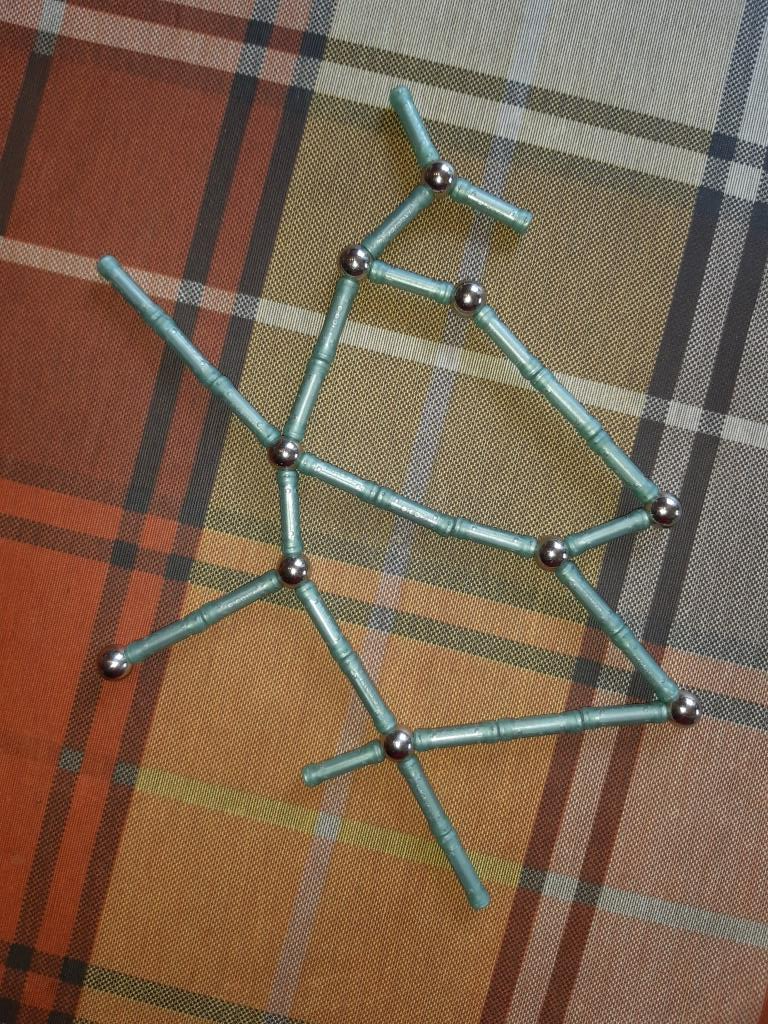
#> input picture task2/images/Expert/10.jpg, 768 x 1024 px; its folder holds only this picture in this run
$ jupyter execute --allow-errors task2_expert.ipynb
#> lines starting #> are read from the running program, lines starting #| are printed output that depends on the picture; after the words box and inside, x2 and y2 are one past the last pixel; in counts of white or black regions, pixels touching at a corner belong together
#> further down, src is the input picture: shape (1024, 768, 3); mean B, G, R 79.5, 99.7, 123.5
[cell 1]
import glob
import numpy as np
import cv2 as cv
from skimage.morphology import skeletonize


from plantcv.plantcv.morphology import prune

from plantcv.plantcv import fill, fill_holes
import networkx as nx

from sknw import build_sknw
from sklearn.metrics.pairwise import euclidean_distances

[cell 2]
def get_skeleton(src):
    gray = cv.cvtColor(src, cv.COLOR_BGR2GRAY) # переход к полутоновому изображению
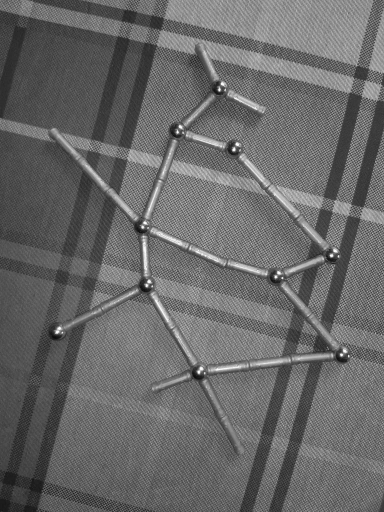
#> gray: shape (1024, 768) (shown at 1/2 size); min 2, max 255, mean 104.5
    hsv = cv.cvtColor(src, cv.COLOR_BGR2HSV)
#> hsv: shape (1024, 768, 3); mean H, S, V 24.9, 99.4, 125.7

    lower_blue = np.array([ 70, 45, 94])
    upper_blue = np.array([120, 200, 255])
    mask = cv.inRange(hsv, lower_blue, upper_blue)
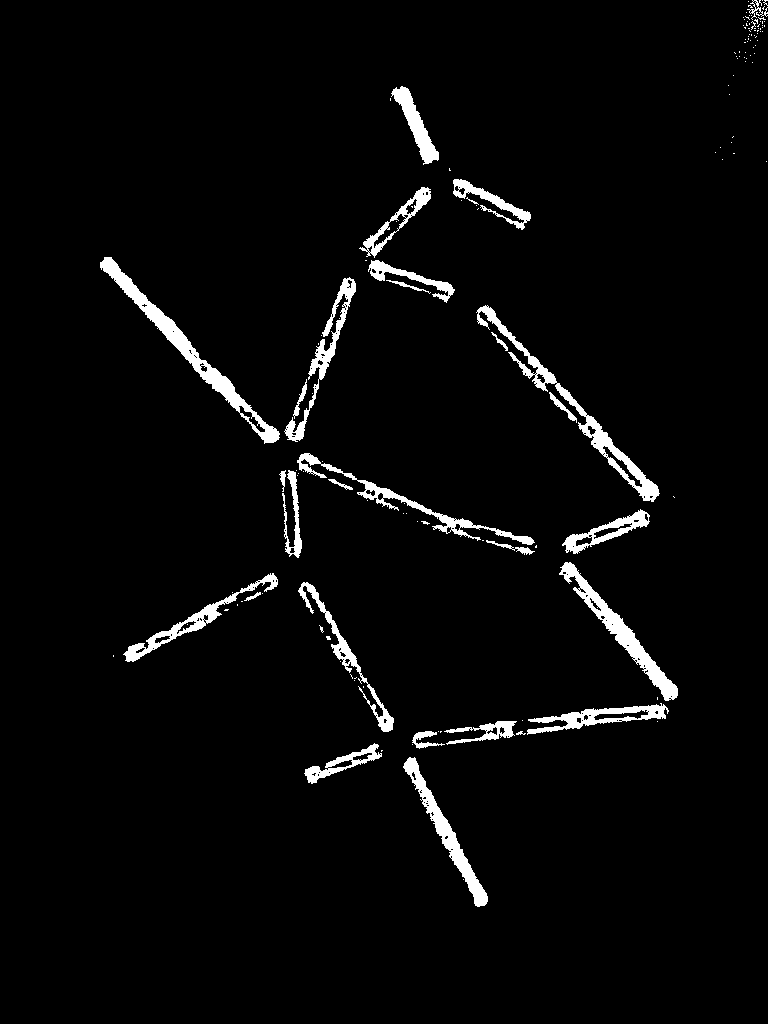
#> mask: shape (1024, 768); 3.4% white; 148 white regions (119 under 20 px), largest, box (x1, y1, x2, y2) and area: (100, 257, 280, 444) 3242, (476, 305, 660, 502) 2853, (559, 562, 678, 701) 2458
    #plt.imshow(mask)
    #plt.show()

    mask = np.clip(mask, 0, 1).astype(np.uint8)
    kernel = cv.getStructuringElement(cv.MORPH_ELLIPSE, (3,3))
    tmp = cv.erode(mask,  kernel, iterations=1)
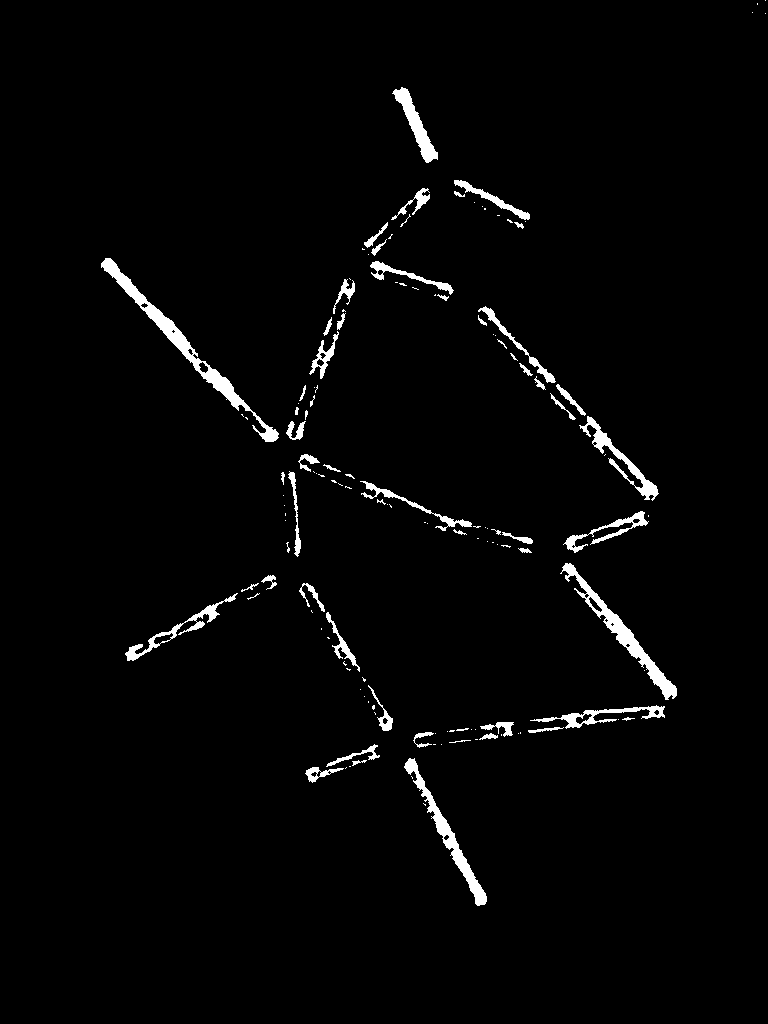
#> tmp: shape (1024, 768); values 0 (black) and 1 (white), 2.3% white; 140 white regions (81 under 20 px), largest, box (x1, y1, x2, y2) and area: (101, 258, 279, 442) 2597, (560, 563, 677, 700) 1942, (404, 758, 487, 906) 1584
    kernel = cv.getStructuringElement(cv.MORPH_ELLIPSE, (10,10))
    tmp = cv.dilate(tmp,  kernel, iterations=5)
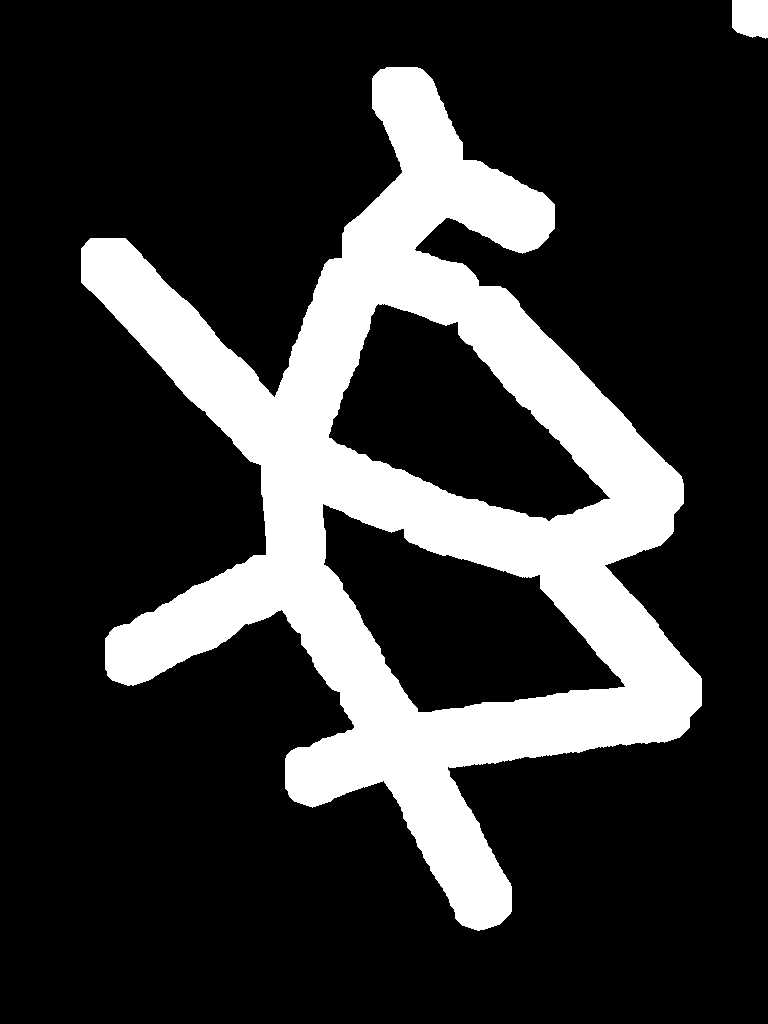
#> tmp: shape (1024, 768); values 0 (black) and 1 (white), 21.3% white; 2 white regions, box (x1, y1, x2, y2) and area: (81, 67, 702, 931) 166533, (732, 0, 768, 39) 1272

    tmp = skeletonize(np.clip(tmp, 0, 1)).astype(np.uint8)
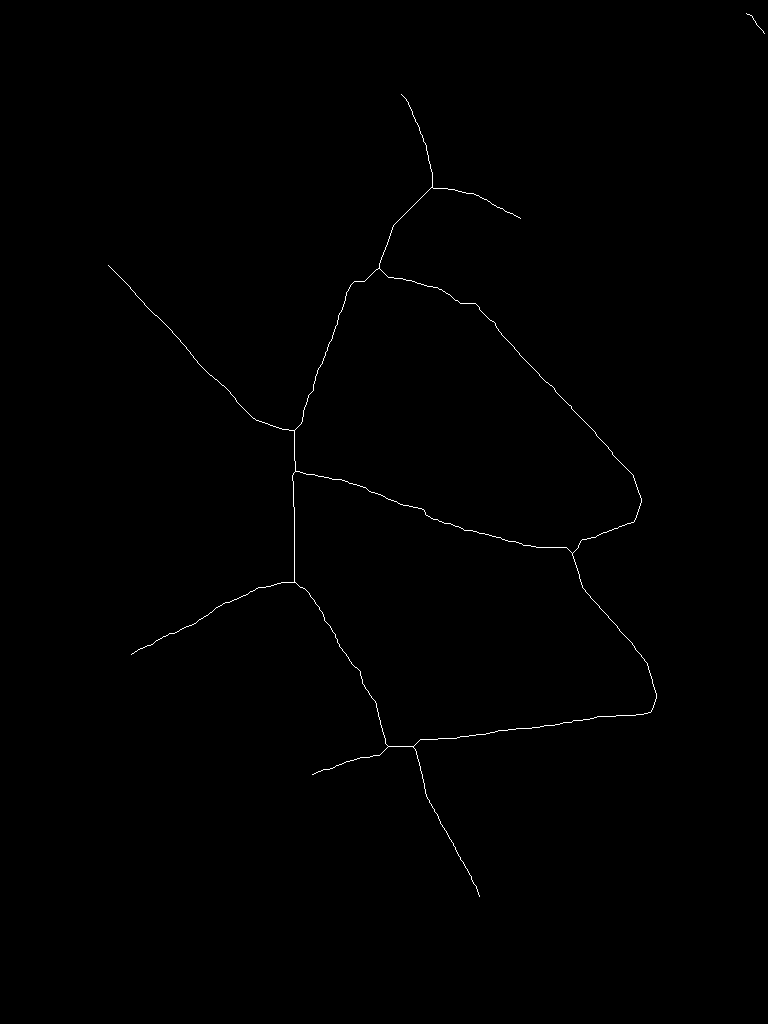
#> tmp: shape (1024, 768); values 0 (black) and 1 (white), 0.31% white in thin lines or dots, all inside (x1, y1, x2, y2) = (108, 13, 765, 897)
    tmp, _, _ = prune(skel_img=tmp, size=int(110))
    return tmp

[cell 3]
from sklearn.metrics.pairwise import euclidean_distances
# [7 lines left out: function merge_equal_points, not called in this run]

[cell 4]
# [28 lines left out: function dfs, not called in this run]

[cell 5]
def get_description_graph(src):
    skeleton = get_skeleton(src)
    #plt.imshow(skeleton, cmap='gray')
    #plt.show()
    # строит из скелета граф из networkx
    g = build_sknw(skeleton, ring=False, iso=False)
    nodes = g.nodes()
    # y, x
    circles = np.array([nodes[i]['o'] for i in nodes])
    # x, y
    circles[:, [0, 1]] = circles[:, [1, 0]]
    # убираем побочные точки
    circles = merge_equal_points(circles, min_dist=45)
    for i in circles:
           cv.circle(skeleton, (i[0],i[1]), 3, 1, -1)

    # массив, где будем хранить посещенные вершины
    visited = np.zeros(skeleton.shape, np.uint8)

    # ширина и высота изображения
    width, height = skeleton.shape[1], skeleton.shape[0]

    # массив, в котором k-я компонента есть число вершин степени k в представленном графе
    ans = np.zeros(10, np.uint8)

    # текущее "время". Нужно, чтобы мы не могли ходить по одним и тем же пикселям в вызове одного dfs'а, но могли ходить по одним и тем же пикселям в разных dfs'ах
    time = 1

    #идем по всем врешинам, считаем их степени в dfs
    for i in circles:

        # начинаем поиск в глубину от центра вершины. Функция возвращает степень текущей вершины
        cnt = dfs(time, i, skeleton, visited, height, width)
        ans[cnt]+=1 # обновляем ответ
        time += 1 # обновляем "время
    return ans[3:5]

[cell 6]
arr = glob.glob('images/Expert/*.jpg')

# словарь для классов графа
graph_class = {'[3 3]': [],
                '[4 1]': [],
                '[5 2]': [],
                '[4 2]': []}
#> (the rest of this cell did not finish here and is left out)

$ run again, on task2/images/Expert/23.jpg
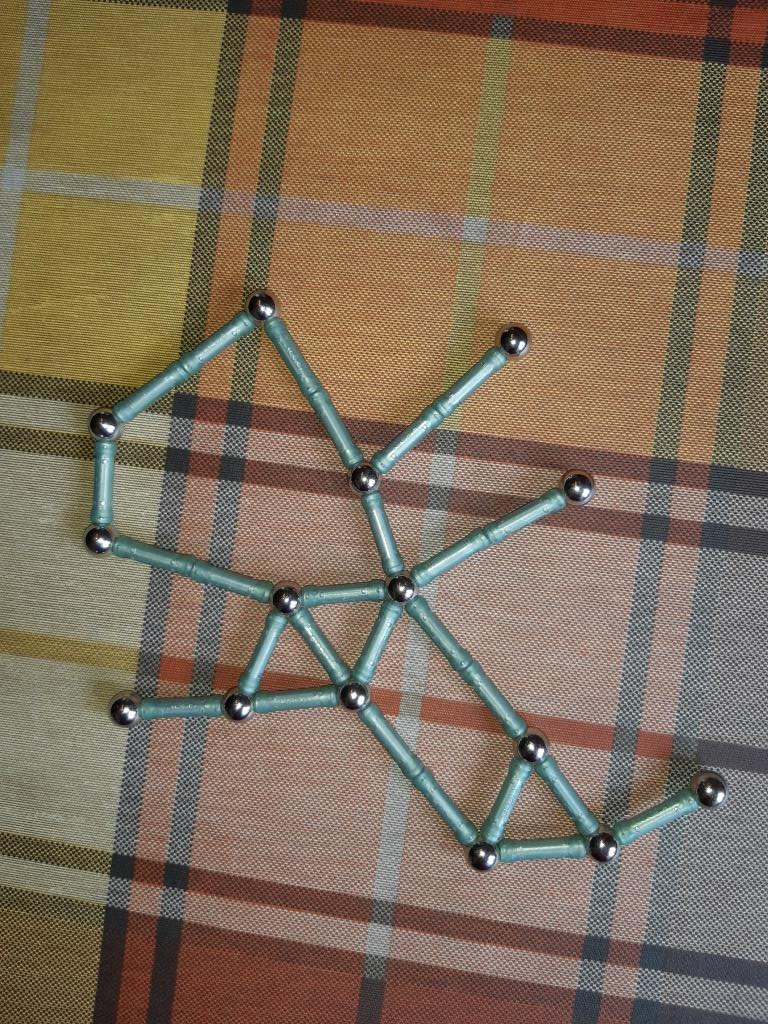
#> input picture task2/images/Expert/23.jpg, 768 x 1024 px
#> src is the input picture: shape (1024, 768, 3); mean B, G, R 90.5, 110.4, 128.1
#> hsv: shape (1024, 768, 3); mean H, S, V 30.2, 85.7, 130.7
#> in get_skeleton, `mask = cv.inRange(hsv, lower_blue, upper_blue)`:
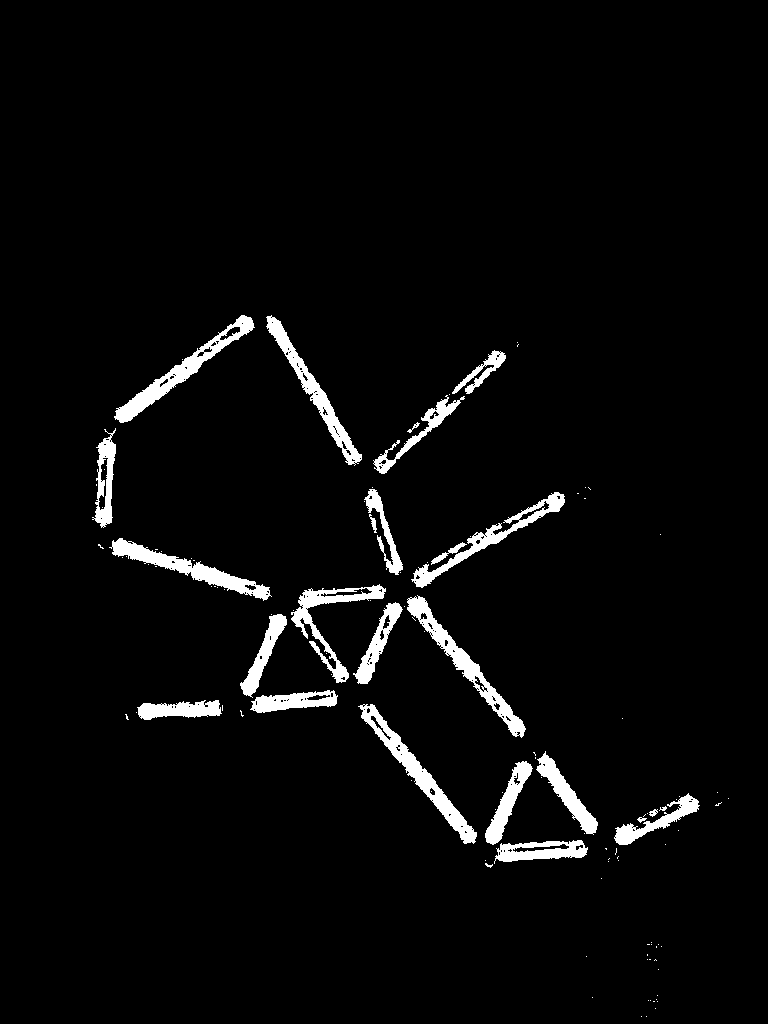
#> mask: shape (1024, 768); 3.7% white; 116 white regions (91 under 20 px), largest, box (x1, y1, x2, y2) and area: (358, 704, 477, 844) 2473, (407, 595, 526, 738) 2402, (114, 315, 255, 423) 2394
#> in get_skeleton, `tmp = skeletonize(np.clip(tmp, 0, 1)).astype(np.uint8)`:
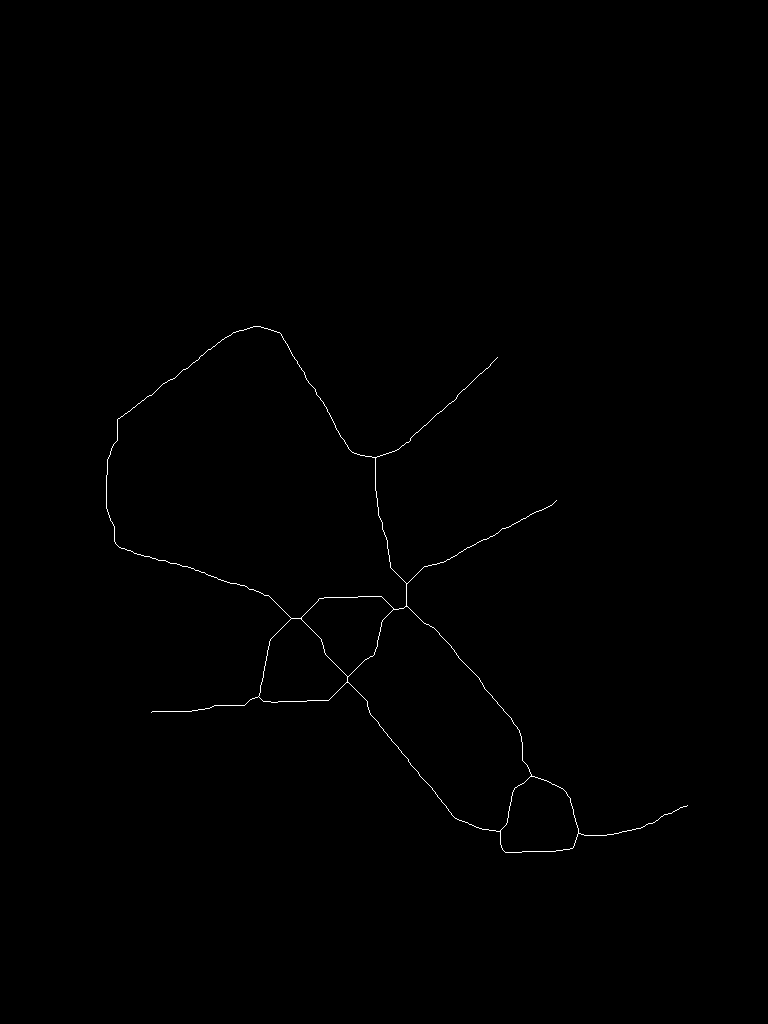
#> tmp: shape (1024, 768); values 0 (black) and 1 (white), 0.29% white in thin lines or dots, all inside (x1, y1, x2, y2) = (106, 326, 688, 853)

$ run again, on task2/images/Expert/28.jpg
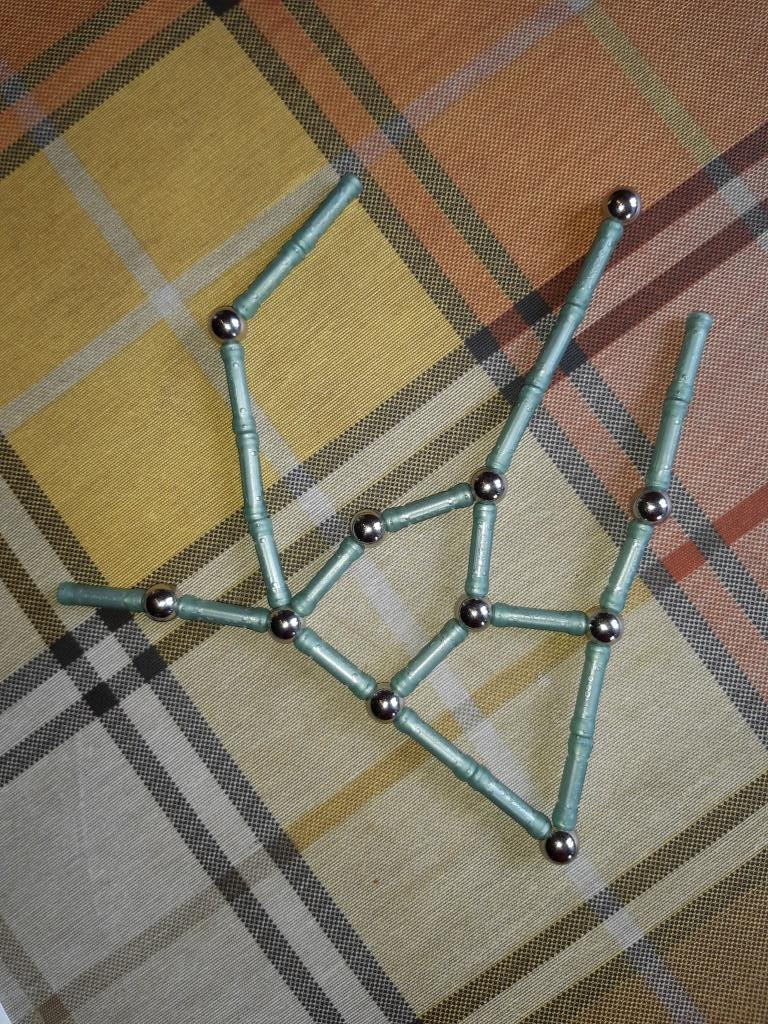
#> input picture task2/images/Expert/28.jpg, 768 x 1024 px
#> src is the input picture: shape (1024, 768, 3); mean B, G, R 95.9, 117.7, 129.7
#> hsv: shape (1024, 768, 3); mean H, S, V 26.9, 74.4, 131.5
#> in get_skeleton, `mask = cv.inRange(hsv, lower_blue, upper_blue)`:
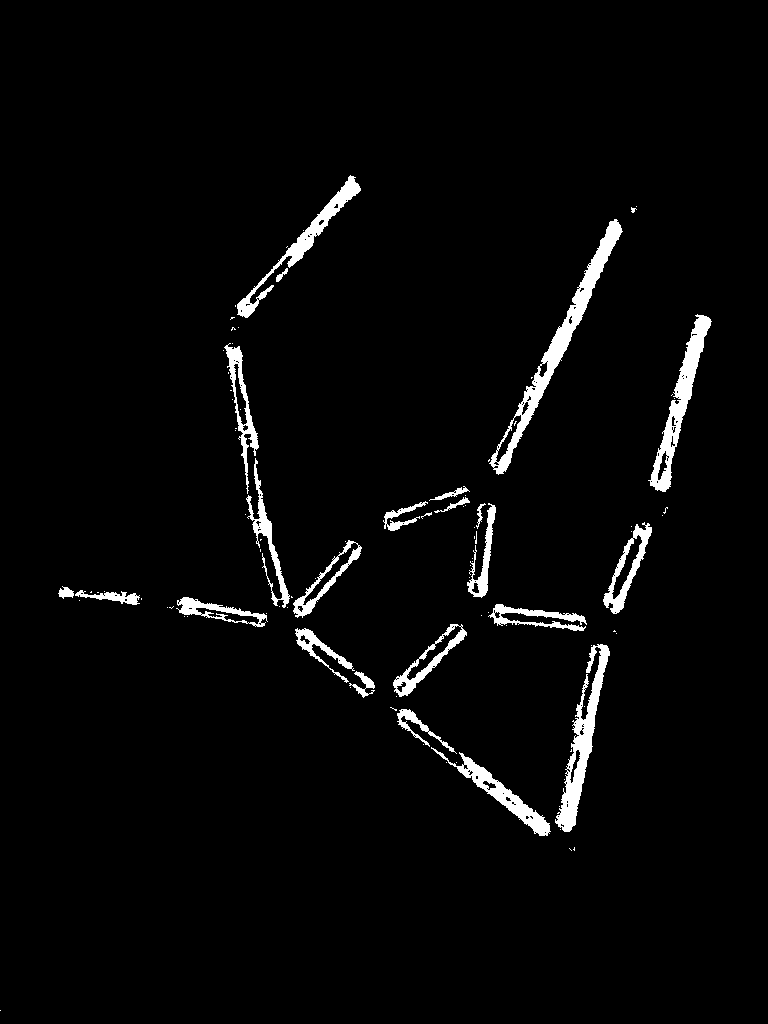
#> mask: shape (1024, 768); 3.1% white; 97 white regions (72 under 20 px), largest, box (x1, y1, x2, y2) and area: (489, 219, 623, 475) 3791, (555, 644, 610, 832) 2861, (648, 314, 712, 492) 2646
#> in get_skeleton, `tmp = skeletonize(np.clip(tmp, 0, 1)).astype(np.uint8)`:
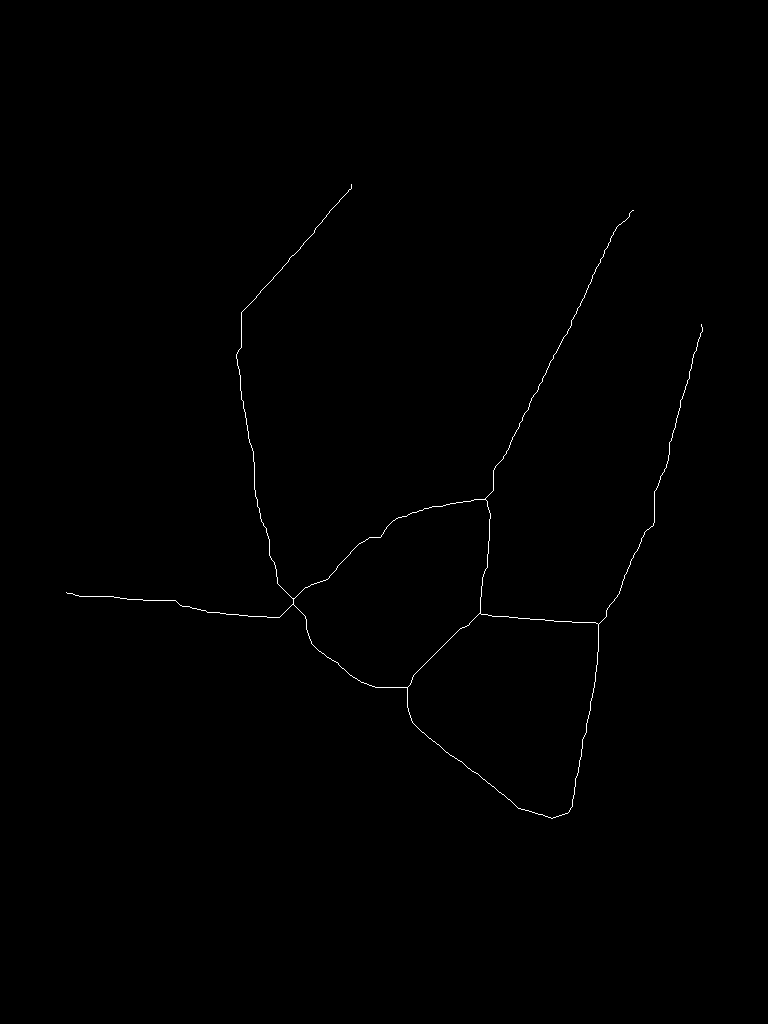
#> tmp: shape (1024, 768); values 0 (black) and 1 (white), 0.29% white in thin lines or dots, all inside (x1, y1, x2, y2) = (66, 184, 703, 819)
